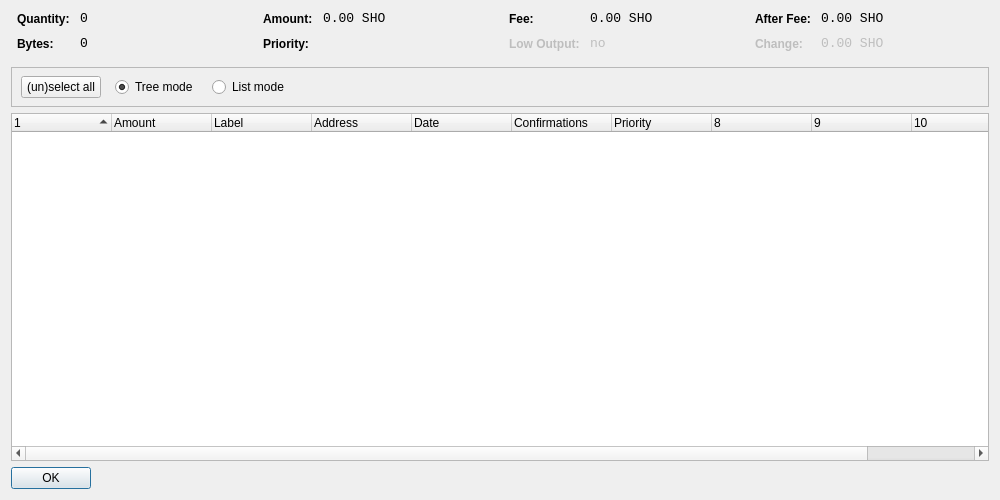
<?xml version="1.0" encoding="UTF-8"?>
<ui version="4.0">
 <class>CoinControlDialog</class>
 <widget class="QDialog" name="CoinControlDialog">
  <property name="geometry">
   <rect>
    <x>0</x>
    <y>0</y>
    <width>1000</width>
    <height>500</height>
   </rect>
  </property>
  <property name="windowTitle">
   <string>Coin Control</string>
  </property>
  <layout class="QVBoxLayout" name="verticalLayout">
   <item>
    <layout class="QHBoxLayout" name="horizontalLayoutTop" stretch="0,0,0,0">
     <property name="topMargin">
      <number>0</number>
     </property>
     <property name="bottomMargin">
      <number>10</number>
     </property>
     <item>
      <layout class="QFormLayout" name="formLayoutCoinControl1">
       <property name="horizontalSpacing">
        <number>10</number>
       </property>
       <property name="verticalSpacing">
        <number>10</number>
       </property>
       <property name="leftMargin">
        <number>6</number>
       </property>
       <property name="rightMargin">
        <number>6</number>
       </property>
       <item row="0" column="0">
        <widget class="QLabel" name="labelCoinControlQuantityText">
         <property name="styleSheet">
          <string notr="true">font-weight:bold;</string>
         </property>
         <property name="text">
          <string>Quantity:</string>
         </property>
        </widget>
       </item>
       <item row="0" column="1">
        <widget class="QLabel" name="labelCoinControlQuantity">
         <property name="font">
          <font>
           <family>Monospace</family>
           <pointsize>10</pointsize>
          </font>
         </property>
         <property name="cursor">
          <cursorShape>IBeamCursor</cursorShape>
         </property>
         <property name="contextMenuPolicy">
          <enum>Qt::ActionsContextMenu</enum>
         </property>
         <property name="text">
          <string notr="true">0</string>
         </property>
         <property name="textInteractionFlags">
          <set>Qt::LinksAccessibleByMouse|Qt::TextSelectableByKeyboard|Qt::TextSelectableByMouse</set>
         </property>
        </widget>
       </item>
       <item row="1" column="0">
        <widget class="QLabel" name="labelCoinControlBytesText">
         <property name="styleSheet">
          <string notr="true">font-weight:bold;</string>
         </property>
         <property name="text">
          <string>Bytes:</string>
         </property>
        </widget>
       </item>
       <item row="1" column="1">
        <widget class="QLabel" name="labelCoinControlBytes">
         <property name="font">
          <font>
           <family>Monospace</family>
           <pointsize>10</pointsize>
          </font>
         </property>
         <property name="cursor">
          <cursorShape>IBeamCursor</cursorShape>
         </property>
         <property name="contextMenuPolicy">
          <enum>Qt::ActionsContextMenu</enum>
         </property>
         <property name="text">
          <string notr="true">0</string>
         </property>
         <property name="textInteractionFlags">
          <set>Qt::LinksAccessibleByMouse|Qt::TextSelectableByKeyboard|Qt::TextSelectableByMouse</set>
         </property>
        </widget>
       </item>
      </layout>
     </item>
     <item>
      <layout class="QFormLayout" name="formLayoutCoinControl2">
       <property name="horizontalSpacing">
        <number>10</number>
       </property>
       <property name="verticalSpacing">
        <number>10</number>
       </property>
       <property name="leftMargin">
        <number>6</number>
       </property>
       <property name="rightMargin">
        <number>6</number>
       </property>
       <item row="0" column="0">
        <widget class="QLabel" name="labelCoinControlAmountText">
         <property name="styleSheet">
          <string notr="true">font-weight:bold;</string>
         </property>
         <property name="text">
          <string>Amount:</string>
         </property>
        </widget>
       </item>
       <item row="0" column="1">
        <widget class="QLabel" name="labelCoinControlAmount">
         <property name="font">
          <font>
           <family>Monospace</family>
           <pointsize>10</pointsize>
          </font>
         </property>
         <property name="cursor">
          <cursorShape>IBeamCursor</cursorShape>
         </property>
         <property name="contextMenuPolicy">
          <enum>Qt::ActionsContextMenu</enum>
         </property>
         <property name="text">
          <string notr="true">0.00 SHO</string>
         </property>
         <property name="textInteractionFlags">
          <set>Qt::LinksAccessibleByMouse|Qt::TextSelectableByKeyboard|Qt::TextSelectableByMouse</set>
         </property>
        </widget>
       </item>
       <item row="1" column="0">
        <widget class="QLabel" name="labelCoinControlPriorityText">
         <property name="styleSheet">
          <string notr="true">font-weight:bold;</string>
         </property>
         <property name="text">
          <string>Priority:</string>
         </property>
        </widget>
       </item>
       <item row="1" column="1">
        <widget class="QLabel" name="labelCoinControlPriority">
         <property name="font">
          <font>
           <family>Monospace</family>
           <pointsize>10</pointsize>
          </font>
         </property>
         <property name="cursor">
          <cursorShape>IBeamCursor</cursorShape>
         </property>
         <property name="contextMenuPolicy">
          <enum>Qt::ActionsContextMenu</enum>
         </property>
         <property name="text">
          <string/>
         </property>
         <property name="textInteractionFlags">
          <set>Qt::LinksAccessibleByMouse|Qt::TextSelectableByKeyboard|Qt::TextSelectableByMouse</set>
         </property>
        </widget>
       </item>
      </layout>
     </item>
     <item>
      <layout class="QFormLayout" name="formLayoutCoinControl3">
       <property name="horizontalSpacing">
        <number>10</number>
       </property>
       <property name="verticalSpacing">
        <number>10</number>
       </property>
       <property name="leftMargin">
        <number>6</number>
       </property>
       <property name="rightMargin">
        <number>6</number>
       </property>
       <item row="0" column="0">
        <widget class="QLabel" name="labelCoinControlFeeText">
         <property name="styleSheet">
          <string notr="true">font-weight:bold;</string>
         </property>
         <property name="text">
          <string>Fee:</string>
         </property>
        </widget>
       </item>
       <item row="0" column="1">
        <widget class="QLabel" name="labelCoinControlFee">
         <property name="font">
          <font>
           <family>Monospace</family>
           <pointsize>10</pointsize>
          </font>
         </property>
         <property name="cursor">
          <cursorShape>IBeamCursor</cursorShape>
         </property>
         <property name="contextMenuPolicy">
          <enum>Qt::ActionsContextMenu</enum>
         </property>
         <property name="text">
          <string notr="true">0.00 SHO</string>
         </property>
         <property name="textInteractionFlags">
          <set>Qt::LinksAccessibleByMouse|Qt::TextSelectableByKeyboard|Qt::TextSelectableByMouse</set>
         </property>
        </widget>
       </item>
       <item row="1" column="0">
        <widget class="QLabel" name="labelCoinControlLowOutputText">
         <property name="enabled">
          <bool>false</bool>
         </property>
         <property name="styleSheet">
          <string notr="true">font-weight:bold;</string>
         </property>
         <property name="text">
          <string>Low Output:</string>
         </property>
        </widget>
       </item>
       <item row="1" column="1">
        <widget class="QLabel" name="labelCoinControlLowOutput">
         <property name="enabled">
          <bool>false</bool>
         </property>
         <property name="font">
          <font>
           <family>Monospace</family>
           <pointsize>10</pointsize>
          </font>
         </property>
         <property name="cursor">
          <cursorShape>IBeamCursor</cursorShape>
         </property>
         <property name="contextMenuPolicy">
          <enum>Qt::ActionsContextMenu</enum>
         </property>
         <property name="text">
          <string notr="true">no</string>
         </property>
         <property name="textInteractionFlags">
          <set>Qt::LinksAccessibleByMouse|Qt::TextSelectableByKeyboard|Qt::TextSelectableByMouse</set>
         </property>
        </widget>
       </item>
      </layout>
     </item>
     <item>
      <layout class="QFormLayout" name="formLayoutCoinControl4">
       <property name="horizontalSpacing">
        <number>10</number>
       </property>
       <property name="verticalSpacing">
        <number>10</number>
       </property>
       <property name="leftMargin">
        <number>6</number>
       </property>
       <property name="rightMargin">
        <number>6</number>
       </property>
       <item row="0" column="0">
        <widget class="QLabel" name="labelCoinControlAfterFeeText">
         <property name="styleSheet">
          <string notr="true">font-weight:bold;</string>
         </property>
         <property name="text">
          <string>After Fee:</string>
         </property>
        </widget>
       </item>
       <item row="0" column="1">
        <widget class="QLabel" name="labelCoinControlAfterFee">
         <property name="font">
          <font>
           <family>Monospace</family>
           <pointsize>10</pointsize>
          </font>
         </property>
         <property name="cursor">
          <cursorShape>IBeamCursor</cursorShape>
         </property>
         <property name="contextMenuPolicy">
          <enum>Qt::ActionsContextMenu</enum>
         </property>
         <property name="text">
          <string notr="true">0.00 SHO</string>
         </property>
         <property name="textInteractionFlags">
          <set>Qt::LinksAccessibleByMouse|Qt::TextSelectableByKeyboard|Qt::TextSelectableByMouse</set>
         </property>
        </widget>
       </item>
       <item row="1" column="0">
        <widget class="QLabel" name="labelCoinControlChangeText">
         <property name="enabled">
          <bool>false</bool>
         </property>
         <property name="styleSheet">
          <string notr="true">font-weight:bold;</string>
         </property>
         <property name="text">
          <string>Change:</string>
         </property>
        </widget>
       </item>
       <item row="1" column="1">
        <widget class="QLabel" name="labelCoinControlChange">
         <property name="enabled">
          <bool>false</bool>
         </property>
         <property name="font">
          <font>
           <family>Monospace</family>
           <pointsize>10</pointsize>
          </font>
         </property>
         <property name="cursor">
          <cursorShape>IBeamCursor</cursorShape>
         </property>
         <property name="contextMenuPolicy">
          <enum>Qt::ActionsContextMenu</enum>
         </property>
         <property name="text">
          <string notr="true">0.00 SHO</string>
         </property>
         <property name="textInteractionFlags">
          <set>Qt::LinksAccessibleByMouse|Qt::TextSelectableByKeyboard|Qt::TextSelectableByMouse</set>
         </property>
        </widget>
       </item>
      </layout>
     </item>
    </layout>
   </item>
   <item>
    <widget class="QFrame" name="frame">
     <property name="minimumSize">
      <size>
       <width>0</width>
       <height>40</height>
      </size>
     </property>
     <property name="frameShape">
      <enum>QFrame::StyledPanel</enum>
     </property>
     <property name="frameShadow">
      <enum>QFrame::Sunken</enum>
     </property>
     <widget class="QWidget" name="horizontalLayoutWidget">
      <property name="geometry">
       <rect>
        <x>10</x>
        <y>0</y>
        <width>781</width>
        <height>41</height>
       </rect>
      </property>
      <layout class="QHBoxLayout" name="horizontalLayoutPanel" stretch="0,0,0,0,0">
       <property name="spacing">
        <number>14</number>
       </property>
       <item>
        <widget class="QPushButton" name="pushButtonSelectAll">
         <property name="sizePolicy">
          <sizepolicy hsizetype="Maximum" vsizetype="Fixed">
           <horstretch>0</horstretch>
           <verstretch>0</verstretch>
          </sizepolicy>
         </property>
         <property name="text">
          <string>(un)select all</string>
         </property>
        </widget>
       </item>
       <item>
        <widget class="QRadioButton" name="radioTreeMode">
         <property name="sizePolicy">
          <sizepolicy hsizetype="Maximum" vsizetype="Fixed">
           <horstretch>0</horstretch>
           <verstretch>0</verstretch>
          </sizepolicy>
         </property>
         <property name="text">
          <string>Tree mode</string>
         </property>
         <property name="checked">
          <bool>true</bool>
         </property>
        </widget>
       </item>
       <item>
        <widget class="QRadioButton" name="radioListMode">
         <property name="sizePolicy">
          <sizepolicy hsizetype="Maximum" vsizetype="Fixed">
           <horstretch>0</horstretch>
           <verstretch>0</verstretch>
          </sizepolicy>
         </property>
         <property name="text">
          <string>List mode</string>
         </property>
        </widget>
       </item>
       <item>
        <spacer name="horizontalSpacer">
         <property name="orientation">
          <enum>Qt::Horizontal</enum>
         </property>
         <property name="sizeHint" stdset="0">
          <size>
           <width>40</width>
           <height>20</height>
          </size>
         </property>
        </spacer>
       </item>
      </layout>
     </widget>
    </widget>
   </item>
   <item>
    <widget class="CoinControlTreeWidget" name="treeWidget">
     <property name="contextMenuPolicy">
      <enum>Qt::CustomContextMenu</enum>
     </property>
     <property name="sortingEnabled">
      <bool>false</bool>
     </property>
     <property name="columnCount">
      <number>11</number>
     </property>
     <attribute name="headerShowSortIndicator" stdset="0">
      <bool>true</bool>
     </attribute>
     <attribute name="headerStretchLastSection">
      <bool>false</bool>
     </attribute>
     <column>
      <property name="text">
       <string/>
      </property>
     </column>
     <column>
      <property name="text">
       <string>Amount</string>
      </property>
     </column>
     <column>
      <property name="text">
       <string>Label</string>
      </property>
     </column>
     <column>
      <property name="text">
       <string>Address</string>
      </property>
     </column>
     <column>
      <property name="text">
       <string>Date</string>
      </property>
     </column>
     <column>
      <property name="text">
       <string>Confirmations</string>
      </property>
      <property name="toolTip">
       <string>Confirmed</string>
      </property>
     </column>
     <column>
      <property name="text">
       <string>Priority</string>
      </property>
     </column>
     <column>
      <property name="text">
       <string/>
      </property>
     </column>
     <column>
      <property name="text">
       <string/>
      </property>
     </column>
     <column>
      <property name="text">
       <string/>
      </property>
     </column>
     <column>
      <property name="text">
       <string/>
      </property>
     </column>
    </widget>
   </item>
   <item>
    <widget class="QDialogButtonBox" name="buttonBox">
     <property name="sizePolicy">
      <sizepolicy hsizetype="Maximum" vsizetype="Fixed">
       <horstretch>0</horstretch>
       <verstretch>0</verstretch>
      </sizepolicy>
     </property>
     <property name="orientation">
      <enum>Qt::Horizontal</enum>
     </property>
     <property name="standardButtons">
      <set>QDialogButtonBox::Ok</set>
     </property>
    </widget>
   </item>
  </layout>
 </widget>
 <customwidgets>
  <customwidget>
   <class>CoinControlTreeWidget</class>
   <extends>QTreeWidget</extends>
   <header>coincontroltreewidget.h</header>
  </customwidget>
 </customwidgets>
 <resources/>
 <connections/>
</ui>
